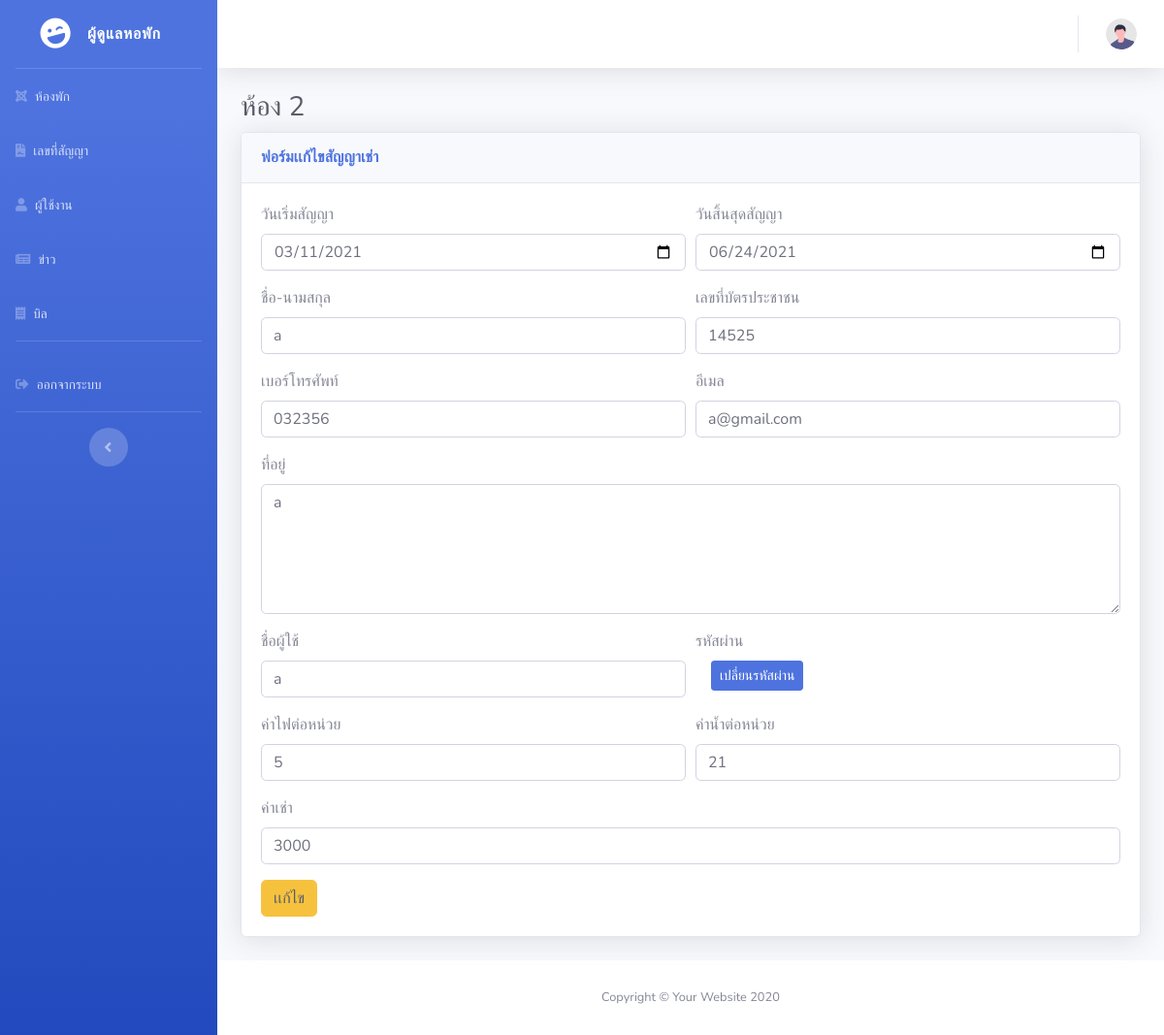
/admin/edit_less.php?room_id=2&rid=6&leases_id=3 (signed in), run on the app's committed database.
### tables this page shows
CREATE TABLE `leases` (
  `leases_id` int(11) NOT NULL COMMENT 'เลขที่สัญญาเช่า',
  `aid` int(11) NOT NULL COMMENT 'รหัสผู้ดูแลหอพัก',
  `rid` int(11) NOT NULL COMMENT 'รหัสผู้เช่า',
  `room_id` int(11) NOT NULL COMMENT 'หมายเลขห้องพัก',
  `leases_date` date NOT NULL COMMENT 'วันที่ทำสัญญาเช่า',
  `expires_date` date NOT NULL COMMENT 'วันที่หมดสัญญา',
  `leases_status` varchar(20) NOT NULL COMMENT 'สถาานะสัญญาเช่า ',
  `l_c_e` int(11) NOT NULL COMMENT 'ค่าไฟต่อหน่วย',
  `l_c_w` int(11) NOT NULL COMMENT 'ค่าน้ำต่อหน่วย',
  `l_rent` int(11) NOT NULL COMMENT 'ค่าเช่า'
);

CREATE TABLE `renter` (
  `rid` int(11) NOT NULL COMMENT 'รหัสผู้เช่า',
  `r_name` varchar(100) NOT NULL COMMENT 'ชื่อ-สกุล ',
  `r_tel` varchar(20) NOT NULL COMMENT 'เบอร์โทรศัพท์',
  `r_idcard` varchar(20) NOT NULL COMMENT 'เลขบัตรประชาชน',
  `r_add` text NOT NULL COMMENT 'ที่อยู่',
  `r_email` varchar(30) NOT NULL COMMENT 'อีเมล',
  `username` varchar(100) NOT NULL COMMENT 'รหัสผ่าน',
  `password` text NOT NULL COMMENT 'ชื่อผู้ใช้'
);

### admin/edit_less.php (the view, shortened to what this page needs)
<?php
if (isset($_SESSION["aid"])) {
    if (isset($_GET["room_id"]) && isset($_GET["rid"]) && isset($_GET["leases_id"])) {
        $room_id = $_GET["room_id"];
        $rid = $_GET["rid"];
        $leases_id = $_GET["leases_id"];
        ?>
<!DOCTYPE html>
<html lang="en">
<head>
    <link href="vendor/fontawesome-free/css/all.min.css" rel="stylesheet" type="text/css">
    <link href="css/sb-admin-2.min.css" rel="stylesheet">
    <link href="vendor/datatables/dataTables.bootstrap4.min.css" rel="stylesheet">
</head>
<body id="page-top">
    <div id="wrapper">
        <?php include_once "./sidebar.php";?>
        <div id="content-wrapper" class="d-flex flex-column">
            <div id="content">
                <?php include_once "./navbar.php";?>
                <div class="container-fluid">
                    <h1 class="h3 mb-2 text-gray-800">ห้อง <?=$room_id?></h1>
                    <div class="card shadow mb-4">
                        <div class="card-header py-3">
                            <h6 class="m-0 font-weight-bold text-primary">ฟอร์มเเก้ไขสัญญาเช่า</h6>
                        </div>
                        <div class="card-body">
                            <?php
include "./configs/connectDB.php";
        $sql = "SELECT * FROM leases l
                              JOIN renter ren USING(rid)
                              JOIN room r USING(room_id)
                              WHERE l.leases_id='$leases_id' AND ren.rid='$rid' AND r.room_id='$room_id'";
        $result = mysqli_query($conn, $sql);
        while ($data = mysqli_fetch_assoc($result)) {
            ?>
                            <form method="post" action="">
                                <div class="form-row">
                                    <div class="form-group col-md-6">
                                        <label for="inputEmail4">วันเริ่มสัญญา</label>
                                        <input type="date" name="leases_date" value="<?=$data["leases_date"]?>" required
                                            class="form-control" id="inputEmail4">
                                    </div>
                                    <div class="form-group col-md-6">
                                        <label for="inputPassword4">วันสิ้นสุดสัญญา</label>
                                        <input type="date" value="<?=$data["expires_date"]?>" name="expires_date"
                                            required class="form-control" id="inputPassword4">
                                    </div>
                                    <div class="form-group col-md-6">
                                        <label for="inputAddress">ชื่อ-นามสกุล</label>
                                        <input type="text" value="<?=$data["r_name"]?>" name="r_name" required
                                            class="form-control">
                                    </div>
                                    <div class="form-group col-md-6">
                                        <label for="inputAddress">เลขที่บัตรประชาชน</label>
                                        <input type="text" value="<?=$data["r_idcard"]?>" name="r_idcard" required
                                            class="form-control">
                                    </div>
                                    <div class="form-group col-md-6">
                                        <label for="inputAddress">เบอร์โทรศัพท์</label>
                                        <input type="text" value="<?=$data["r_tel"]?>" name="r_tel" required
                                            class="form-control">
                                    </div>
                                    <div class="form-group col-md-6">
                                        <label for="inputAddress">อีเมล</label>
                                        <input type="email" value="<?=$data["r_email"]?>" name="r_email" required
                                            class="form-control">
                                    </div>
                                    <div class="form-group col-md-12">
                                        <label for="inputAddress">ที่อยู่</label>
                                        <textarea class="form-control" name="r_add" required id=""
                                            rows="5"><?=$data["r_add"]?></textarea>
                                    </div>
                                    <div class="form-group col-md-6">
                                        <label for="inputAddress">ชื่อผู้ใช้</label>
                                        <input type="text" value="<?=$data["username"]?>" name="username" required
                                            class="form-control">
                                    </div>
                                    <div class="form-group col-md-6">
                                        <label for="inputAddress">รหัสผ่าน</label><br>
                                        <a class="btn btn-sm btn-primary ml-3"
                                            href="editPasswordUser.php?room_id=<?=$room_id?>&rid=<?=$rid?>&leases_id=<?=$leases_id?>">เปลี่ยนรหัสผ่าน</a>
                                    </div>
                                    <div class="form-group col-md-6">
                                        <label for="inputAddress">ค่าไฟต่อหน่วย</label>
                                        <input type="text" value="<?=$data["l_c_e"]?>" name="l_c_e" required
                                            class="form-control" value="25">
                                    </div>
                                    <div class="form-group col-md-6">
                                        <label for="inputAddress">ค่าน้ำต่อหน่วย</label>
                                        <input type="text" value="<?=$data["l_c_w"]?>" name="l_c_w" required
                                            class="form-control" value="30">
                                    </div>
                                    <div class="form-group col-md-12">
                                        <label for="inputAddress">ค่าเช่า</label>
                                        <input type="text" name="l_rent" required class="form-control"
                                            value="<?=$data["l_rent"]?>">
                                    </div>
                                </div>
                                <button type="submit" name="editSubmit"
                                    class="btn btn-warning text-dark">เเก้ไข</button>
                            </form>
                            <?php
}
        ?>
                        </div>
                    </div>
                </div>
            </div>
            <?php
include_once "./footer.php";
        ?>
        </div>
    </div>
</body>
</html>
<?php
}
} else {
    echo "<script>";
    echo "location = './login.php';";
    echo "</script>";
}
?>

### data on the page
leases: leases_date "03/11/2021", expires_date "06/24/2021", r_name "a", r_idcard "14525", r_tel "032356", r_email "a@gmail.com", r_add "a", username "a", l_c_e "5", l_c_w "21", l_rent "3000"

### other printed values
$room_id "2"
